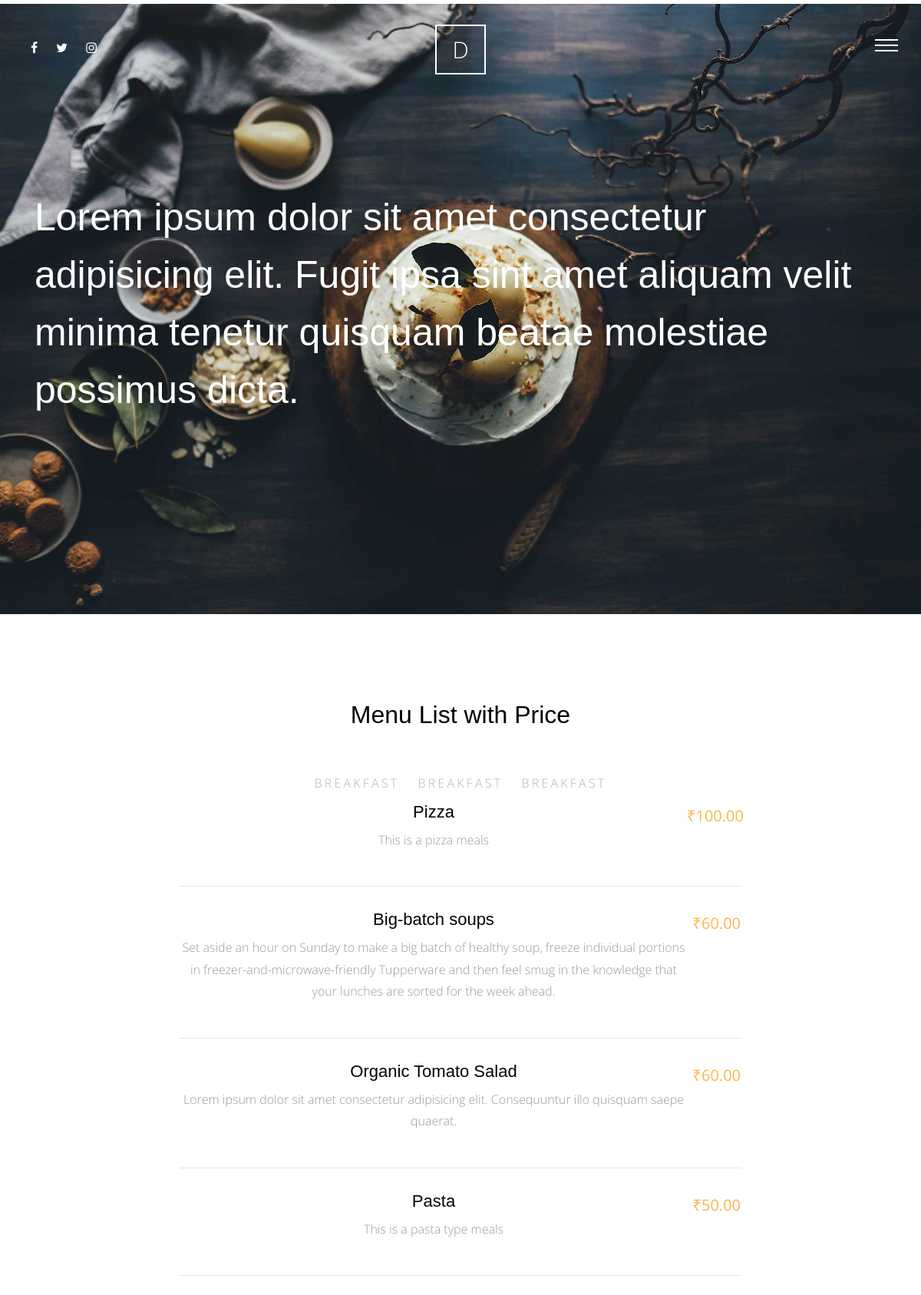
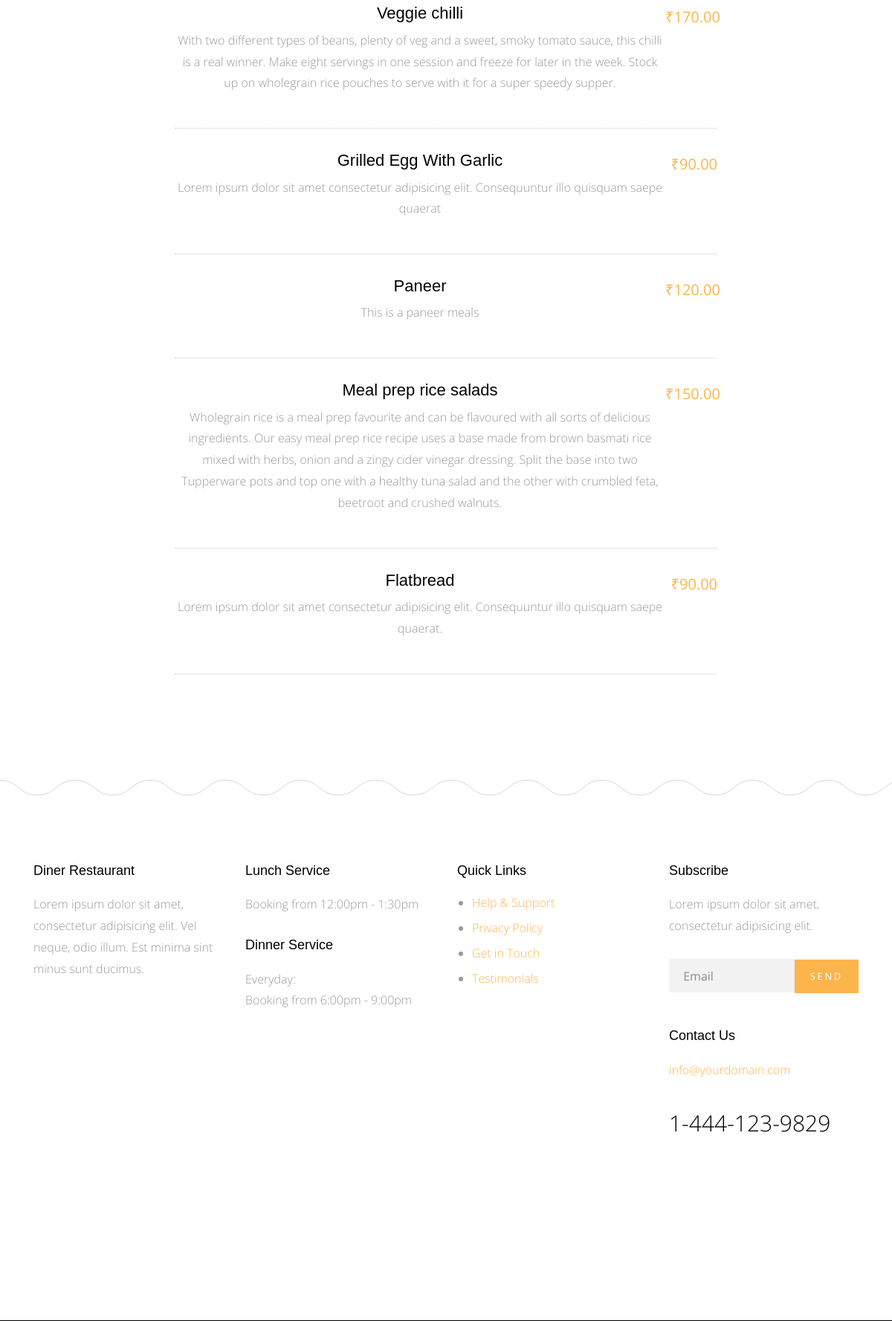
Screenshot of /meals/ (upper part) with the database file from the repository (2 pictures, top to bottom).
### meals/models.py (models this page shows, shortened)
class Category(models.Model):
    name = models.CharField(max_length=30)
    class Meta:
        verbose_name = 'category'
        verbose_name_plural = 'categories'
    def __str__(self):
        return self.name

class Meals(models.Model):
    name = models.CharField(max_length=50)
    description = models.TextField(max_length=500)
    category = models.ForeignKey('Category', on_delete=models.SET_NULL, null=True)
    people = models.IntegerField()
    price = models.DecimalField(max_digits=5,decimal_places=2)
    preperation_time = models.IntegerField()
    image = models.ImageField(upload_to='meals/')
    slug = models.SlugField(blank=True,null=True)
    class Meta:
        verbose_name = 'meal'
        verbose_name_plural = 'meals'

### meals/views.py (the view)
# urls.py: path('', views.meal_list,name='meal_list'),
def meal_list(request):
    meal_list = Meals.objects.all()
    categories = Category.objects.all()
    context = {
        'meal_list':meal_list ,
        'categories':categories,
    }
    return render(request,'Meals/list.html',context)

### meals/templates/Meals/list.html (shortened to what this page needs)
{% extends 'base.html' %}
{% load static %}
{% block body %}
      <div class="main-wrap">
        <div class="cover_1">
          <div class="img_bg" style="background-image: url({% static 'site_static/img/slider-1.jpg' %})" data-stellar-background-ratio="0.5">
            <div class="container">
              <div class="row align-items-center">
                <div class="col-md-12" data-aos="fade-up">
                  <h2 class="heading">Lorem ipsum dolor sit amet consectetur adipisicing elit. Fugit ipsa sint amet aliquam velit minima tenetur quisquam beatae molestiae possimus dicta.</h2>
                </div>
              </div>
            </div>
          </div>
        </div>
        <div class="section">
          <div class="container">
            <div class="row justify-content-center">
              <div class="col-md-8" data-aos="fade-up">
                <h2 class="mb-5 text-center">Menu List with Price</h2>
                  <ul class="nav site-tab-nav" id="pills-tab" role="tablist">
                      {% for category in categories %}
                        <li class="nav-item">
                            <a class="nav-link" id="{{category}}-tab" data-toggle="pill" href="{{category}}" role="tab" aria-controls="{{category}}" aria-selected="true">Breakfast</a>
                        </li>
                      {% endfor %}
                      <div class="tab-content" id="pills-tabContent">
                          {% for category in categories %}
                              <div class="tab-pane fade show active" id="{{category}}" role="tabpanel" aria-labelledby="{{category}}-tab">
                                  {% for meal in meal_list %}
                                    {% if meal.category == category %}
                                          <div class="d-block d-md-flex menu-food-item">
                                          <div class="text order-1 mb-3">
                                            <h3><a href="{% url 'meals:meal_detail' meal.slug %}">{{meal.name}}</a></h3>
                                            <p>{{meal.description}}</p>
                                          </div>
                                          <div class="price order-2">
                                            <strong>₹{{meal.price}}</strong>
                                          </div>
                                        </div>
                                    {% endif %}
                                  {% endfor %}
                              </div>
                    {% endfor %}
                </div>
              </div>
            </div>
          </div>
        </div>
      </div>
      {% endblock body %}

### static/site_static/css/style.css (style rules this page uses)
html { overflow-x: hidden; }
body { background: #fff; font-family: "Open Sans", cursive; font-size: 16px; line-height: 1.8; font-weight: 300; color: #999999; }
a { -webkit-transition: .3s all ease; -o-transition: .3s all ease; transition: .3s all ease; text-decoration: none; }
h1, h2, h3, h4, h5 { color: #000; font-family: "Playfair Display", Arial, sans-serif; }
h1 a, h2 a, h3 a, h4 a, h5 a { color: #000; }
.site-tab-nav { display: block; text-align: center; margin-bottom: 80px !important; }
.site-tab-nav li { float: none; display: inline-block; *display: inline; zoom: 1; }
.site-tab-nav li a { background: none; color: #b3b3b3; font-size: 16px; text-transform: uppercase; letter-spacing: .2em; border-bottom: 2px solid transparent; padding-left: 0; padding-right: 0; margin: 0 10px; }
.site-tab-nav, .nav-pills { text-align: center; }
.menu-food-item { border-bottom: 1px dotted #ccc; float: left; width: 100%; padding-bottom: 30px; margin-bottom: 30px; }
.menu-food-item .text { width: calc(100%); }
@media (min-width: 768px) { .menu-food-item .text { width: calc(100% - 70px); } }
.menu-food-item .price { text-align: left; width: 100%; }
@media (min-width: 768px) { .menu-food-item .price { width: 70px; text-align: right; } }
.menu-food-item .price strong { color: #fdb44b; font-size: 20px; }
.menu-food-item h3 { font-size: 22px; }
.menu-food-item h3 a { color: #000; -webkit-transition: .3s all ease; -o-transition: .3s all ease; transition: .3s all ease; }
.menu-food-item p:last-child { margin-bottom: 0; }
.section { padding: 7em 0; }
.cover_1 { position: relative; }
.cover_1 .img_bg { background-repeat: no-repeat; background-size: cover !important; background-position: center center; }
.cover_1 .img_bg, .cover_1 .img_bg > .container > .row { min-height: 700px; height: 100vh; }
.cover_1 .heading { color: white; font-weight: 300; font-size: 30px; line-height: 1.5; }
@media (min-width: 768px) { .cover_1 .heading { font-size: 50px; line-height: 1.5; } }

### rows the page displays
Meals: name "Pizza", description "This is a pizza meals", price "100.00"
Meals: name "Big-batch soups", description "Set aside an hour on Sunday to make a big batch of healthy soup, freeze individual portions in freezer-and-microwave-friendly Tupperware and then feel smug in the knowledge that your lunches are sorted for the week ahead.", price "60.00"
Meals: name "Organic Tomato Salad", description "Lorem ipsum dolor sit amet consectetur adipisicing elit. Consequuntur illo quisquam saepe quaerat.", price "60.00"
Meals: name "Pasta", description "This is a pasta type meals", price "50.00"
Meals: name "Veggie chilli", description "With two different types of beans, plenty of veg and a sweet, smoky tomato sauce, this chilli is a real winner. Make eight servings in one session and freeze for later in the week. Stock up on wholegrain rice pouches to serve with it for a super speedy supper.", price "170.00"
Meals: name "Grilled Egg With Garlic", description "Lorem ipsum dolor sit amet consectetur adipisicing elit. Consequuntur illo quisquam saepe quaerat", price "90.00"
Meals: name "Paneer", description "This is a paneer meals", price "120.00"
Meals: name "Meal prep rice salads", description "Wholegrain rice is a meal prep favourite and can be flavoured with all sorts of delicious ingredients. Our easy meal prep rice recipe uses a base made from brown basmati rice mixed with herbs, onion and a zingy cider vinegar dressing. Split the base into two Tupperware pots and top one with a healthy tuna salad and the other with crumbled feta, beetroot and crushed walnuts.", price "150.00"
Meals: name "Flatbread", description "Lorem ipsum dolor sit amet consectetur adipisicing elit. Consequuntur illo quisquam saepe quaerat.", price "90.00"
